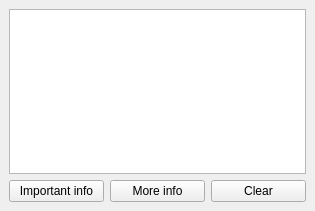
<?xml version="1.0" encoding="UTF-8"?>
<ui version="4.0">
 <class>MainWindow</class>
 <widget class="QMainWindow" name="MainWindow">
  <property name="geometry">
   <rect>
    <x>0</x>
    <y>0</y>
    <width>315</width>
    <height>211</height>
   </rect>
  </property>
  <property name="windowTitle">
   <string>PyQt5 test</string>
  </property>
  <widget class="QWidget" name="centralwidget">
   <layout class="QGridLayout" name="gridLayout">
    <item row="0" column="0">
     <widget class="QTextBrowser" name="textBrowser"/>
    </item>
    <item row="1" column="0">
     <layout class="QHBoxLayout" name="horizontalLayout">
      <item>
       <widget class="QPushButton" name="btnInfo1">
        <property name="text">
         <string>Important info</string>
        </property>
       </widget>
      </item>
      <item>
       <widget class="QPushButton" name="btnInfo2">
        <property name="text">
         <string>More info</string>
        </property>
       </widget>
      </item>
      <item>
       <widget class="QPushButton" name="btnClear">
        <property name="text">
         <string>Clear</string>
        </property>
       </widget>
      </item>
     </layout>
    </item>
   </layout>
  </widget>
 </widget>
 <resources/>
 <connections/>
</ui>
